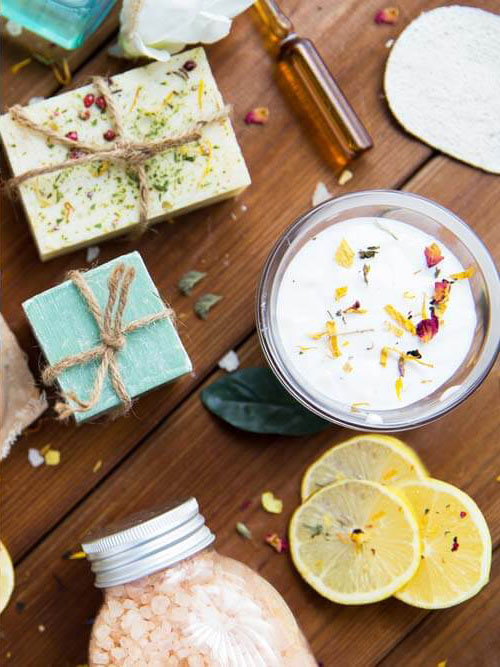
#> input picture PythonProject/Difference/1.png, 500 x 667 px; the run also reads 2 pictures not shown here
$ jupyter execute --allow-errors Untitled.ipynb
#> lines starting #> are read from the running program, lines starting #| are printed output that depends on the picture; after the words box and inside, x2 and y2 are one past the last pixel; in counts of white or black regions, pixels touching at a corner belong together
#> (a cell that did not finish here is left out)

[cell 2]
#Chuyển định dạng ảnh, có vẻ như khi nén ảnh theo jpg thì nó sẽ chỉnh sửa một số chỗ nên có sự sai sót khi tìm điểm khác nhau
from PIL import Image
#> (the rest of this cell did not finish here and is left out)

[cell 3]
import cv2 as cv
import numpy as np

# load images
img1 = cv.imread("1.png")
#> img1 is the input picture: shape (667, 500, 3); mean B, G, R 120.2, 143.7, 163.2
img2 = cv.imread("2.png")
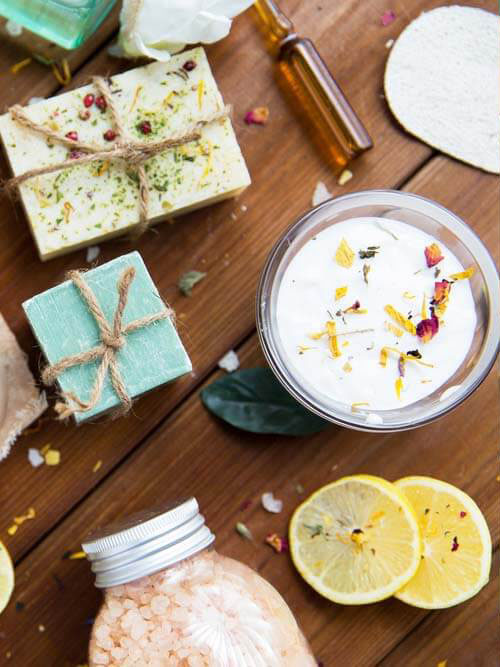
#> input picture PythonProject/Difference/2.png, 500 x 667 px
#> img2 is the input picture: shape (667, 500, 3); mean B, G, R 118.8, 142.1, 162

# calculate difference
diff = cv.subtract(img1, img2)  # other order `(img2, img1)` gives worse result

# saves difference
cv.imwrite("difference.png", diff)

# show difference - press any key to close
cv.imshow('diff', diff)
cv.waitKey(0)
cv.destroyWindow('diff')

if not np.any(diff):
    print("The images are the same!")
else:
    print("The images are differant")

# resize images to make them smaller
img1_resized = cv.resize(img1, (0, 0), fx=0.5, fy=0.5)
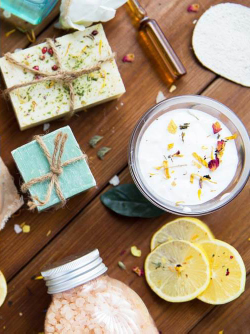
#> img1_resized: shape (334, 250, 3); mean B, G, R 120.3, 143.8, 163.3
diff_resized = cv.resize(diff, (0, 0), fx=0.5, fy=0.5)
img1_resized = img1
diff_resized = diff

# convert to grayscale (without saving and loading again)
diff_resized = cv.cvtColor(diff_resized, cv.COLOR_BGR2GRAY)
#> diff_resized: shape (667, 500)

# find anything not black in differance
non_zero = cv.findNonZero(diff_resized)
#> non_zero = contour of 217176 points, box (x1, y1, x2, y2) (0, 0, 500, 667), area 1
#print(non_zero)

# find top, bottom, left and right edge of the differance
x_min = non_zero[:,0,0].min()
#> x_min = 0
x_max = non_zero[:,0,0].max()
#> x_max = 499
y_min = non_zero[:,0,1].min()
#> y_min = 0
y_max = non_zero[:,0,1].max()
#> y_max = 666
print('x:', x_min, x_max)
#| x: 0 499
print('y:', y_min, y_max)
#| y: 0 666

sizes = [x_max-x_min+1, y_max-y_min+1]
#> sizes = [500, 667]
print('width :', sizes[0])
#| width : 500
print('height:', sizes[1])
#| height: 667

# center
center_x = (x_min + x_max) // 2
#> center_x = 249
center_y = (y_min + y_max) // 2
#> center_y = 333
center = (center_x, center_y)
#> center = (249, 333)
print('center:', center)
#| center: (249, 333)

# radius
radius = max(sizes) // 2
#> radius = 333
print('radius:', radius)
#| radius: 333

color = (0, 0, 255)
thickness = 2

# draw circle around the center of the differance
finished = cv.circle(img1_resized, center, radius, color, thickness)

# saves final image with circle
#cv.imwrite("final.png", finished)

# show final image - press any key to close
cv.imshow('finished', finished)
cv.waitKey(0)
cv.destroyWindow('finished')

[cell 4]
from skimage.metrics import structural_similarity
import cv2
import numpy as np

# Load images
before = cv2.imread('1.jpg')
after = cv2.imread('2.jpg')

# Convert images to grayscale
before_gray = cv2.cvtColor(before, cv2.COLOR_BGR2GRAY)
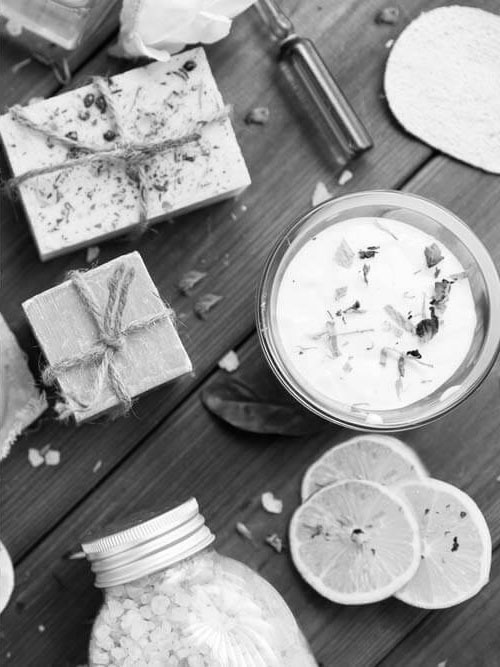
#> before_gray: shape (667, 500); min 0, max 255, mean 146.9
after_gray = cv2.cvtColor(after, cv2.COLOR_BGR2GRAY)

# Compute SSIM between the two images
(score, diff) = structural_similarity(before_gray, after_gray, full=True)
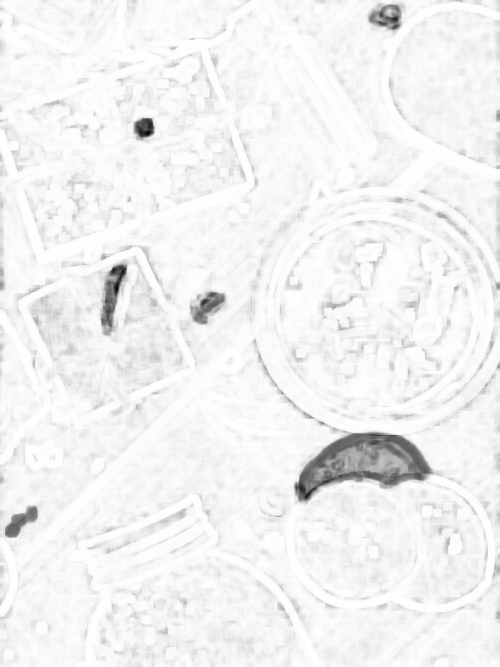
#> diff: shape (667, 500) float64; min -0.598, max 1, mean 0.919; drawn with min black and max white
#> score = 0.92
print("Image Similarity: {:.4f}%".format(score * 100))
#| Image Similarity: 91.9886%

# The diff image contains the actual image differences between the two images
# and is represented as a floating point data type in the range [0,1]
# so we must convert the array to 8-bit unsigned integers in the range
# [0,255] before we can use it with OpenCV
diff = (diff * 255).astype("uint8")
diff_box = cv2.merge([diff, diff, diff])

# Threshold the difference image, followed by finding contours to
# obtain the regions of the two input images that differ
thresh = cv2.threshold(diff, 0, 255, cv2.THRESH_BINARY_INV | cv2.THRESH_OTSU)[1]
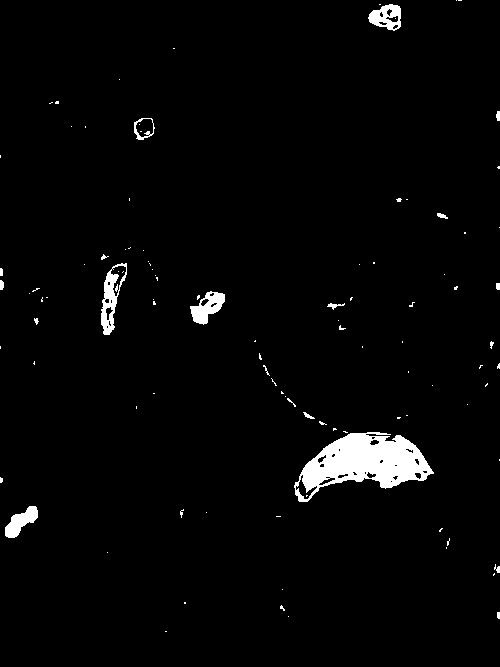
#> thresh: shape (667, 500); 2.5% white; 103 white regions (84 under 20 px)
contours = cv2.findContours(thresh, cv2.RETR_EXTERNAL, cv2.CHAIN_APPROX_SIMPLE)
#> contours = 97 contours, 86 with area under 20; largest, box (x1, y1, x2, y2) and area: (294, 432, 434, 502) 5281, (101, 263, 127, 335) 934, (190, 291, 225, 325) 615, (368, 4, 401, 31) 593, (5, 506, 38, 538) 488
contours = contours[0] if len(contours) == 2 else contours[1]

mask = np.zeros(before.shape, dtype='uint8')
filled_after = after.copy()

for c in contours:
    area = cv2.contourArea(c)
    if area > 40:
        x,y,w,h = cv2.boundingRect(c)
        cv2.rectangle(before, (x, y), (x + w, y + h), (36,255,12), 2)
        cv2.rectangle(after, (x, y), (x + w, y + h), (36,255,12), 2)
        cv2.rectangle(diff_box, (x, y), (x + w, y + h), (36,255,12), 2)
        cv2.drawContours(mask, [c], 0, (255,255,255), -1)
        cv2.drawContours(filled_after, [c], 0, (0,255,0), -1)
#> this loop made 97 passes
#> (area, x, y, w, h) on passes 16, 19, 58, 71, 88, 94: (488.5, 5, 506, 33, 32), (5281, 294, 432, 140, 70), (615, 190, 291, 35, 34), (934.5, 101, 263, 26, 72), (333, 134, 118, 21, 22), (593, 368, 4, 33, 27)
#> area on passes 25, 49: 22, 31
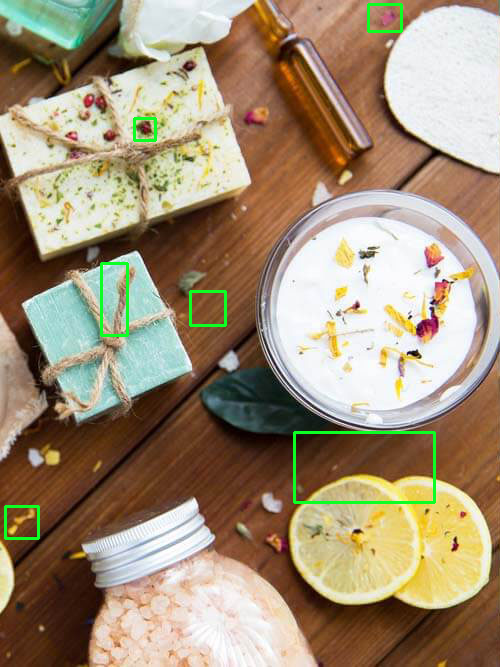
#> after: shape (667, 500, 3); mean B, G, R 118.3, 143.3, 160.7
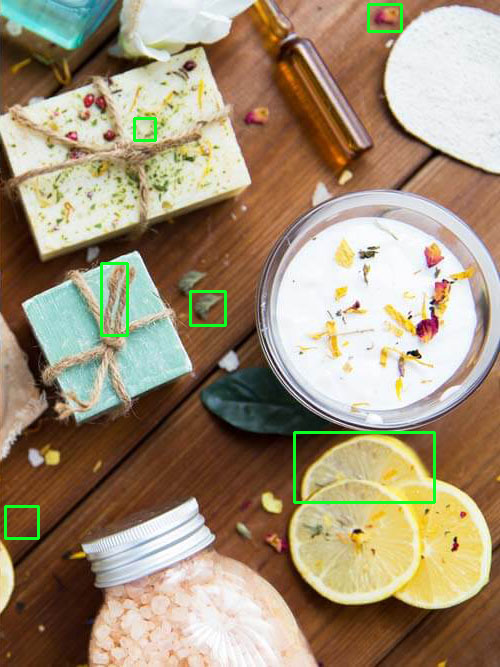
#> before: shape (667, 500, 3); mean B, G, R 119.7, 145, 161.8
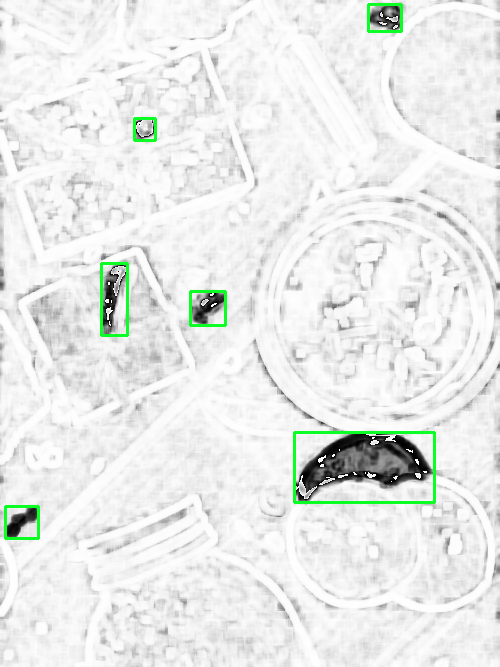
#> diff_box: shape (667, 500, 3); mean of channels 0, 1, 2 233, 235.2, 232.8; drawn as B, G, R
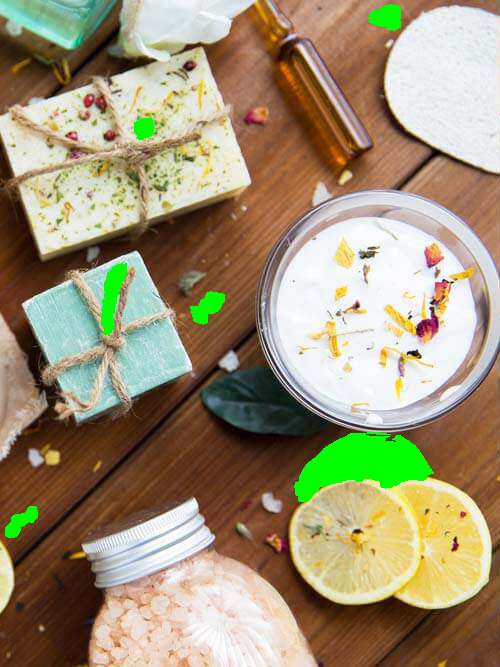
#> filled_after: shape (667, 500, 3); mean B, G, R 117.2, 146.2, 158.6
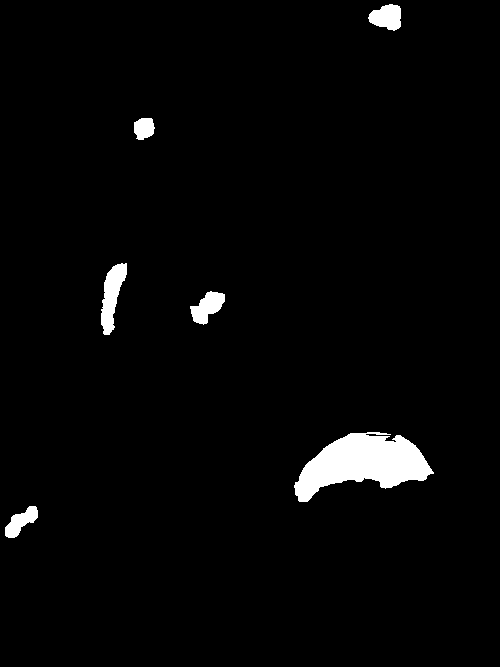
#> mask: shape (667, 500, 3); 2.6% white; 6 white regions, box (x1, y1, x2, y2) and area: (294, 432, 434, 502) 5478, (101, 263, 127, 335) 1016, (190, 291, 225, 325) 668, (368, 4, 401, 31) 639, (5, 506, 38, 538) 536, (134, 118, 155, 140) 367

cv2.imshow('before', before)
cv2.imshow('after', after)
cv2.imshow('diff', diff)
cv2.imshow('diff_box', diff_box)
cv2.imshow('mask', mask)
cv2.imshow('filled after', filled_after)
cv2.waitKey()
#> Out = 27
